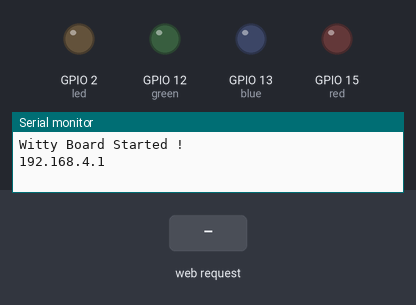
The sketch below on a simulated ESP8266 (NodeMCU). On the bench: output pins drawn as LEDs (lit = HIGH), the last lines printed to the serial monitor. The test bench sets the inputs (shaded band).

Above: at 1.2 s.
1.3 s: HTTP request GET /ledON received
At 2.4 s:
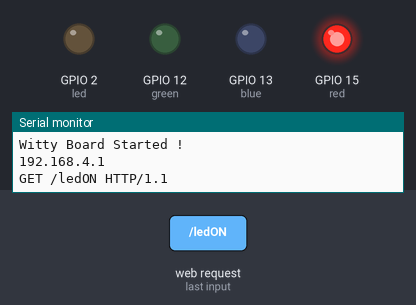
2.8 s: HTTP request GET /ledOFF received
At 3.6 s:
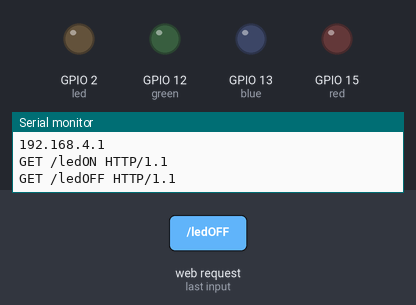
Timing chart, 0 to 5.8 s (numbered marks = the images above; inputs shaded):
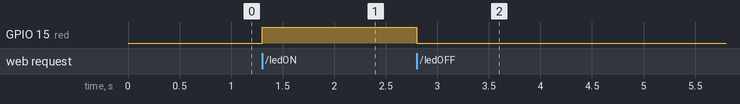

Measured:
- after the input at 1.3 s, GPIO 15 (red): LOW → HIGH at once
- after the input at 2.8 s, GPIO 15 (red): HIGH → LOW at once

The sketch:

witty_as_hotspot.ino
```cpp
#include <ESP8266WiFi.h>

#define led 2
#define red 15
#define green 12
#define blue 13
#define ldr A0

WiFiClient client;
WiFiServer server(80);  //http port no. 80

void setup() {
  // put your setup code here, to run once:
  pinMode(led,OUTPUT);
  pinMode(red, OUTPUT);
  pinMode(green, OUTPUT);
  pinMode(blue, OUTPUT);

  Serial.begin(9600);

//wittyboard as hotspot/ access point

  WiFi.softAP("Hotspot_Name","Password");
  Serial.println();
  Serial.println("Witty Board Started !");
  Serial.println(WiFi.softAPIP());
  server.begin();
}

void loop() {
//wittyboard as hotspot/ access point
  client = server.available();
  if(client == 1){
    String request = client.readStringUntil('\n');
    Serial.println(request);
    request.trim();
    if(request == "GET /ledON HTTP/1.1"){
      digitalWrite(red, HIGH);
    }
    else if(request == "GET /ledOFF HTTP/1.1"){
      digitalWrite(red, LOW);
    }
  }
}
```
